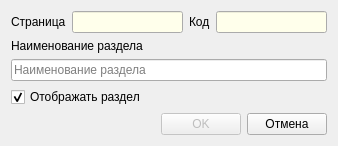
<?xml version="1.0" encoding="UTF-8"?>
<ui version="4.0">
 <class>DialogSESection</class>
 <widget class="QDialog" name="DialogSESection">
  <property name="geometry">
   <rect>
    <x>0</x>
    <y>0</y>
    <width>338</width>
    <height>143</height>
   </rect>
  </property>
  <property name="windowTitle">
   <string>Редактирование раздела</string>
  </property>
  <layout class="QGridLayout" name="gridLayout">
   <item row="5" column="0" colspan="4">
    <layout class="QHBoxLayout" name="horizontalLayout">
     <item>
      <spacer name="horizontalSpacer">
       <property name="orientation">
        <enum>Qt::Horizontal</enum>
       </property>
       <property name="sizeHint" stdset="0">
        <size>
         <width>40</width>
         <height>20</height>
        </size>
       </property>
      </spacer>
     </item>
     <item>
      <widget class="QPushButton" name="pushButtonOK">
       <property name="enabled">
        <bool>false</bool>
       </property>
       <property name="minimumSize">
        <size>
         <width>0</width>
         <height>0</height>
        </size>
       </property>
       <property name="maximumSize">
        <size>
         <width>16777215</width>
         <height>16777215</height>
        </size>
       </property>
       <property name="text">
        <string>OK</string>
       </property>
       <property name="iconSize">
        <size>
         <width>20</width>
         <height>20</height>
        </size>
       </property>
      </widget>
     </item>
     <item>
      <widget class="QPushButton" name="pushButtonCancel">
       <property name="minimumSize">
        <size>
         <width>0</width>
         <height>0</height>
        </size>
       </property>
       <property name="maximumSize">
        <size>
         <width>16777215</width>
         <height>16777215</height>
        </size>
       </property>
       <property name="text">
        <string>Отмена</string>
       </property>
       <property name="iconSize">
        <size>
         <width>20</width>
         <height>20</height>
        </size>
       </property>
      </widget>
     </item>
    </layout>
   </item>
   <item row="2" column="0" colspan="4">
    <widget class="QLineEdit" name="lineEditName">
     <property name="toolTip">
      <string>Введите здесь наименование раздела</string>
     </property>
     <property name="maxLength">
      <number>50</number>
     </property>
     <property name="placeholderText">
      <string>Наименование раздела</string>
     </property>
    </widget>
   </item>
   <item row="3" column="0" colspan="2">
    <widget class="QCheckBox" name="checkBoxIsActive">
     <property name="text">
      <string>Отображать раздел</string>
     </property>
     <property name="checked">
      <bool>true</bool>
     </property>
    </widget>
   </item>
   <item row="0" column="0">
    <widget class="QLabel" name="label_2">
     <property name="text">
      <string>Страница</string>
     </property>
    </widget>
   </item>
   <item row="0" column="2">
    <widget class="QLabel" name="label_3">
     <property name="text">
      <string>Код</string>
     </property>
    </widget>
   </item>
   <item row="0" column="1">
    <widget class="QLineEdit" name="lineEditPage">
     <property name="palette">
      <palette>
       <active>
        <colorrole role="Base">
         <brush brushstyle="SolidPattern">
          <color alpha="255">
           <red>255</red>
           <green>255</green>
           <blue>235</blue>
          </color>
         </brush>
        </colorrole>
       </active>
       <inactive>
        <colorrole role="Base">
         <brush brushstyle="SolidPattern">
          <color alpha="255">
           <red>255</red>
           <green>255</green>
           <blue>235</blue>
          </color>
         </brush>
        </colorrole>
       </inactive>
       <disabled>
        <colorrole role="Base">
         <brush brushstyle="SolidPattern">
          <color alpha="255">
           <red>240</red>
           <green>240</green>
           <blue>240</blue>
          </color>
         </brush>
        </colorrole>
       </disabled>
      </palette>
     </property>
     <property name="toolTip">
      <string/>
     </property>
     <property name="maxLength">
      <number>50</number>
     </property>
     <property name="readOnly">
      <bool>true</bool>
     </property>
     <property name="placeholderText">
      <string/>
     </property>
    </widget>
   </item>
   <item row="0" column="3">
    <widget class="QLineEdit" name="lineEditCode">
     <property name="palette">
      <palette>
       <active>
        <colorrole role="Base">
         <brush brushstyle="SolidPattern">
          <color alpha="255">
           <red>255</red>
           <green>255</green>
           <blue>235</blue>
          </color>
         </brush>
        </colorrole>
       </active>
       <inactive>
        <colorrole role="Base">
         <brush brushstyle="SolidPattern">
          <color alpha="255">
           <red>255</red>
           <green>255</green>
           <blue>235</blue>
          </color>
         </brush>
        </colorrole>
       </inactive>
       <disabled>
        <colorrole role="Base">
         <brush brushstyle="SolidPattern">
          <color alpha="255">
           <red>240</red>
           <green>240</green>
           <blue>240</blue>
          </color>
         </brush>
        </colorrole>
       </disabled>
      </palette>
     </property>
     <property name="toolTip">
      <string/>
     </property>
     <property name="maxLength">
      <number>50</number>
     </property>
     <property name="readOnly">
      <bool>true</bool>
     </property>
     <property name="placeholderText">
      <string/>
     </property>
    </widget>
   </item>
   <item row="1" column="0" colspan="2">
    <widget class="QLabel" name="label">
     <property name="sizePolicy">
      <sizepolicy hsizetype="Fixed" vsizetype="Fixed">
       <horstretch>0</horstretch>
       <verstretch>0</verstretch>
      </sizepolicy>
     </property>
     <property name="text">
      <string>Наименование раздела</string>
     </property>
    </widget>
   </item>
   <item row="4" column="0">
    <spacer name="verticalSpacer">
     <property name="orientation">
      <enum>Qt::Vertical</enum>
     </property>
     <property name="sizeHint" stdset="0">
      <size>
       <width>20</width>
       <height>40</height>
      </size>
     </property>
    </spacer>
   </item>
  </layout>
 </widget>
 <resources/>
 <connections/>
</ui>
